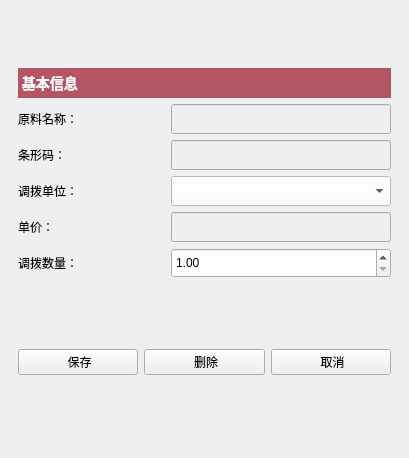
<?xml version="1.0" encoding="UTF-8"?>
<ui version="4.0">
 <class>materialtrandet</class>
 <widget class="QWidget" name="materialtrandet">
  <property name="geometry">
   <rect>
    <x>0</x>
    <y>0</y>
    <width>409</width>
    <height>458</height>
   </rect>
  </property>
  <property name="windowTitle">
   <string>Form</string>
  </property>
  <layout class="QVBoxLayout" name="verticalLayout_3">
   <property name="leftMargin">
    <number>9</number>
   </property>
   <property name="topMargin">
    <number>9</number>
   </property>
   <property name="rightMargin">
    <number>9</number>
   </property>
   <property name="bottomMargin">
    <number>9</number>
   </property>
   <item>
    <spacer name="horizontalSpacer">
     <property name="orientation">
      <enum>Qt::Horizontal</enum>
     </property>
     <property name="sizeHint" stdset="0">
      <size>
       <width>40</width>
       <height>25</height>
      </size>
     </property>
    </spacer>
   </item>
   <item>
    <spacer name="horizontalSpacer_2">
     <property name="orientation">
      <enum>Qt::Horizontal</enum>
     </property>
     <property name="sizeHint" stdset="0">
      <size>
       <width>40</width>
       <height>25</height>
      </size>
     </property>
    </spacer>
   </item>
   <item>
    <layout class="QVBoxLayout" name="verticalLayout">
     <property name="leftMargin">
      <number>9</number>
     </property>
     <property name="topMargin">
      <number>9</number>
     </property>
     <property name="rightMargin">
      <number>9</number>
     </property>
     <property name="bottomMargin">
      <number>9</number>
     </property>
     <item>
      <widget class="QLabel" name="label_19">
       <property name="minimumSize">
        <size>
         <width>0</width>
         <height>30</height>
        </size>
       </property>
       <property name="maximumSize">
        <size>
         <width>16777215</width>
         <height>30</height>
        </size>
       </property>
       <property name="styleSheet">
        <string notr="true">QLabel
{
background-color:rgb(180, 85, 100);
color:white;
font-size:14px;
font-weight:bold;
}</string>
       </property>
       <property name="text">
        <string> 基本信息</string>
       </property>
       <property name="alignment">
        <set>Qt::AlignLeading|Qt::AlignLeft|Qt::AlignVCenter</set>
       </property>
      </widget>
     </item>
     <item>
      <layout class="QHBoxLayout" name="horizontalLayout">
       <item>
        <widget class="QLabel" name="label">
         <property name="text">
          <string>原料名称：</string>
         </property>
        </widget>
       </item>
       <item>
        <widget class="QLineEdit" name="lineEditMatName">
         <property name="enabled">
          <bool>false</bool>
         </property>
         <property name="minimumSize">
          <size>
           <width>220</width>
           <height>30</height>
          </size>
         </property>
         <property name="maximumSize">
          <size>
           <width>220</width>
           <height>16777215</height>
          </size>
         </property>
         <property name="styleSheet">
          <string notr="true">color: rgb(0, 0, 0);</string>
         </property>
        </widget>
       </item>
      </layout>
     </item>
     <item>
      <layout class="QHBoxLayout" name="horizontalLayout_2">
       <item>
        <widget class="QLabel" name="label_2">
         <property name="text">
          <string>条形码：</string>
         </property>
        </widget>
       </item>
       <item>
        <widget class="QLineEdit" name="lineEditBarCode">
         <property name="enabled">
          <bool>false</bool>
         </property>
         <property name="minimumSize">
          <size>
           <width>220</width>
           <height>30</height>
          </size>
         </property>
         <property name="maximumSize">
          <size>
           <width>220</width>
           <height>16777215</height>
          </size>
         </property>
         <property name="styleSheet">
          <string notr="true">color: rgb(0, 0, 0);</string>
         </property>
        </widget>
       </item>
      </layout>
     </item>
     <item>
      <layout class="QHBoxLayout" name="horizontalLayout_7">
       <item>
        <widget class="QLabel" name="labelUnit">
         <property name="text">
          <string>调拨单位：</string>
         </property>
        </widget>
       </item>
       <item>
        <widget class="QComboBox" name="comboBoxUnit">
         <property name="minimumSize">
          <size>
           <width>220</width>
           <height>30</height>
          </size>
         </property>
         <property name="maximumSize">
          <size>
           <width>200</width>
           <height>16777215</height>
          </size>
         </property>
         <property name="styleSheet">
          <string notr="true">background-color:white;
color: rgb(0, 0, 0);
</string>
         </property>
        </widget>
       </item>
      </layout>
     </item>
     <item>
      <layout class="QHBoxLayout" name="horizontalLayout_3">
       <item>
        <widget class="QLabel" name="labelUnitPrice">
         <property name="text">
          <string>单价：</string>
         </property>
        </widget>
       </item>
       <item>
        <widget class="QLineEdit" name="lineEditPrice">
         <property name="enabled">
          <bool>false</bool>
         </property>
         <property name="minimumSize">
          <size>
           <width>220</width>
           <height>30</height>
          </size>
         </property>
         <property name="maximumSize">
          <size>
           <width>200</width>
           <height>16777215</height>
          </size>
         </property>
         <property name="styleSheet">
          <string notr="true">color: rgb(0, 0, 0);</string>
         </property>
        </widget>
       </item>
      </layout>
     </item>
     <item>
      <layout class="QHBoxLayout" name="horizontalLayout_10">
       <item>
        <widget class="QLabel" name="labelNumber">
         <property name="text">
          <string>调拨数量：</string>
         </property>
        </widget>
       </item>
       <item>
        <widget class="QDoubleSpinBox" name="spinBoxNumber">
         <property name="minimumSize">
          <size>
           <width>220</width>
           <height>30</height>
          </size>
         </property>
         <property name="maximumSize">
          <size>
           <width>200</width>
           <height>16777215</height>
          </size>
         </property>
         <property name="styleSheet">
          <string notr="true">color: rgb(0, 0, 0);</string>
         </property>
         <property name="minimum">
          <double>1.000000000000000</double>
         </property>
         <property name="maximum">
          <double>100000.000000000000000</double>
         </property>
        </widget>
       </item>
      </layout>
     </item>
     <item>
      <widget class="QWidget" name="widgetControl" native="true">
       <layout class="QVBoxLayout" name="verticalLayout_4">
        <property name="leftMargin">
         <number>0</number>
        </property>
        <property name="topMargin">
         <number>0</number>
        </property>
        <property name="rightMargin">
         <number>0</number>
        </property>
        <property name="bottomMargin">
         <number>0</number>
        </property>
        <item>
         <layout class="QHBoxLayout" name="horizontalLayout_8">
          <item>
           <widget class="QPushButton" name="pushButtonSave">
            <property name="text">
             <string> 保存</string>
            </property>
            <property name="icon">
             <iconset resource="../../../res.qrc">
              <normaloff>:/image/image/save.png</normaloff>:/image/image/save.png</iconset>
            </property>
           </widget>
          </item>
          <item>
           <widget class="QPushButton" name="pushButtonDel">
            <property name="text">
             <string> 删除</string>
            </property>
            <property name="icon">
             <iconset resource="../../../res.qrc">
              <normaloff>:/image/image/删 除.png</normaloff>:/image/image/删 除.png</iconset>
            </property>
           </widget>
          </item>
          <item>
           <widget class="QPushButton" name="pushButtonCancel">
            <property name="text">
             <string> 取消</string>
            </property>
            <property name="icon">
             <iconset resource="../../../res.qrc">
              <normaloff>:/image/image/cancel.png</normaloff>:/image/image/cancel.png</iconset>
            </property>
           </widget>
          </item>
         </layout>
        </item>
       </layout>
      </widget>
     </item>
    </layout>
   </item>
  </layout>
 </widget>
 <tabstops>
  <tabstop>pushButtonCancel</tabstop>
  <tabstop>pushButtonSave</tabstop>
  <tabstop>comboBoxUnit</tabstop>
  <tabstop>lineEditMatName</tabstop>
  <tabstop>lineEditBarCode</tabstop>
 </tabstops>
 <resources>
  <include location="../../../res.qrc"/>
 </resources>
 <connections/>
</ui>
